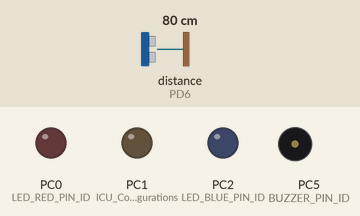
Bench run of a program on a simulated ATmega32, built with avr-gcc and emulated at 16 MHz. On the bench: output pins drawn as LEDs (lit = HIGH), buzzer (waves = sounding, pin HIGH). Wiring (inferred from the names in the program): ultrasonic range finder: trigger PD7; echo PD6. Dashed ring = blinking. The inputs (shaded band) are chosen by the test bench; at power-on: distance to the obstacle (sensor on PD6) 80 cm. The echo pulse lasts 58.3 µs per cm; pins used as bus, display or sensor lines are not drawn.

Above: at 1.2 s.
1.3 s: distance to the obstacle (sensor on PD6) set to 23 cm
2.8 s: distance to the obstacle (sensor on PD6) set to 18 cm
At 3.2 s:
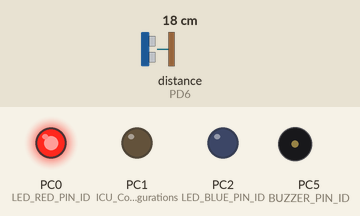
4.3 s: distance to the obstacle (sensor on PD6) set to 14 cm
At 5.5 s:
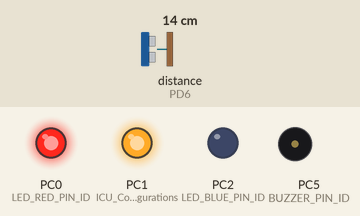
5.8 s: distance to the obstacle (sensor on PD6) set to 12 cm
7.3 s: distance to the obstacle (sensor on PD6) set to 9 cm
At 8.1 s:
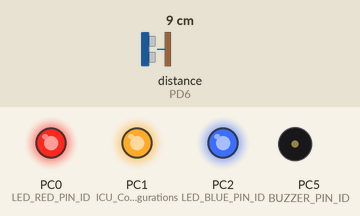
8.8 s: distance to the obstacle (sensor on PD6) set to 2 cm
At 9.45 s:
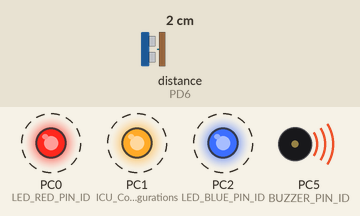
Timing chart, 0 to 12.8 s (numbered marks = the images above; inputs shaded):
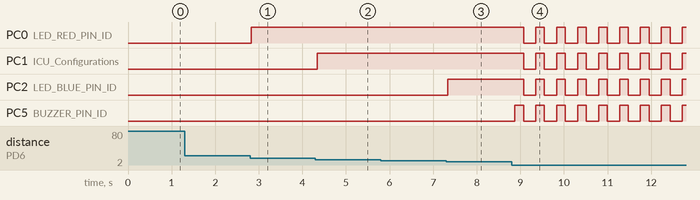

Measured:
- the behaviour switches between 21 and 20 cm on distance to the obstacle (sensor on PD6) (found by bisection; images 0 and 1)
- the behaviour switches between 16 and 15 cm on distance to the obstacle (sensor on PD6) (found by bisection; images 1 and 2)
- the behaviour switches between 11 and 10 cm on distance to the obstacle (sensor on PD6) (found by bisection; images 2 and 3)
- after the input at 1.3 s, every drawn part: stays the same
- after the input at 2.8 s, PC0 (LED_RED_PIN_ID): LOW → HIGH at once
- after the input at 4.3 s, PC1 (ICU_Configurations): LOW → HIGH at once
- after the input at 5.8 s, every drawn part: stays the same
- after the input at 7.3 s, PC2 (LED_BLUE_PIN_ID): LOW → HIGH at once
- after the input at 8.8 s, PC0 (LED_RED_PIN_ID), PC1 (ICU_Configurations), PC2 (LED_BLUE_PIN_ID): alternates HIGH for 0.20 s and LOW for 0.28 s, starting after 0.27 s; PC5 (BUZZER_PIN_ID): alternates HIGH for 0.20 s and LOW for 0.28 s, starting after 0.07 s

The program:

main.c
```c
/*------------------------------------------------------------------------------
 *  Module      : Application Driver
 *  File        : main.c
 *  Description : Source file for the main
 *  Author      : Yousef Tantawy
 *----------------------------------------------------------------------------*/

#include "led.h"
#include "lcd.h"
#include "gpio.h"
#include "buzzer.h"
#include "icu.h"
#include "avr/io.h"
#include "std_types.h"
#include "common_macros.h"
#include "util/delay.h"

int main(void)
{

	/*
	 * Variable to store the value from UltraSonic sensor
	 */
	uint16 distance;

	/*
	 * Activate the global register flag pain
	 */
	SREG = 1 << 7;

	/*
	 * Initialize all pins
	 */
	Ultrasonic_init();
	LCD_init();
	LED_init();
	BUZZER_init();

	/*
	 * Display Distance on the LCD
	 */
	LCD_displayString("Distance = ");
	LCD_moveCursor(0,14);
	LCD_displayString("cm");


	for(;;)
	{
		/*
		 * Update value on every iteration
		 */
		distance = Ultrasonic_readDistance();

		/*
		 * Activate and Deactivate peripherals based on given distance
		 */
		if(distance > 20)
		{
			LED_off(LED_RED_PIN_ID);
			LED_off(LED_GREEN_PIN_ID);
			LED_off(LED_BLUE_PIN_ID);
			BUZZER_off();
		}
		else if(distance <= 20 && distance >=16)
		{
			LED_on(LED_RED_PIN_ID);
			LED_off(LED_GREEN_PIN_ID);
			LED_off(LED_BLUE_PIN_ID);
			BUZZER_off();
		}
		else if(distance <= 15 && distance >=11)
		{
			LED_on(LED_RED_PIN_ID);
			LED_on(LED_GREEN_PIN_ID);
			LED_off(LED_BLUE_PIN_ID);
			BUZZER_off();
		}
		else if(distance <= 10 && distance >= 6)
		{
			LED_on(LED_RED_PIN_ID);
			LED_on(LED_GREEN_PIN_ID);
			LED_on(LED_BLUE_PIN_ID);
			BUZZER_off();
		}
		else
		{
			BUZZER_on();
			LED_on(LED_RED_PIN_ID);
			LED_on(LED_GREEN_PIN_ID);
			LED_on(LED_BLUE_PIN_ID);
			_delay_ms(200);
			BUZZER_off();
			LED_off(LED_RED_PIN_ID);
			LED_off(LED_GREEN_PIN_ID);
			LED_off(LED_BLUE_PIN_ID);
			_delay_ms(200);
		}


		/*
		 * Update value of distance on LCD
		 */
		LCD_moveCursor(0,11);
		LCD_intgerToString(distance);
		LCD_displayCharacter(' ');

		if(distance >= 6)
		{
			/*
			 * Remove the "Stop!!"
			*/
			LCD_moveCursor(1,3);
			LCD_displayString("            ");
		}

		else if (distance <= 5)
		{
			/*
			 * Add the "Stop!!" when too close
			 */
			LCD_moveCursor(1,3);
			LCD_displayString("Stop!!");
		}
	}
}
```

buzzer.c
```c
/*------------------------------------------------------------------------------
 *  Module      : Buzzer Driver
 *  File        : buzzer.c
 *  Description : Source file for the Buzzer driver
 *  Author      : Yousef Tantawy
 *----------------------------------------------------------------------------*/

#include "common_macros.h"
#include "buzzer.h"
#include "gpio.h"

/*
 * Description:
 * This function initializes the buzzer pin to be set to OUTPUT
 */
void BUZZER_init(void){
	GPIO_setupPinDirection(BUZZER_PORT_ID, BUZZER_PIN_ID, PIN_OUTPUT);
}
/*
 * Description:
 * This function sets the buzzer pin to LOGIC_HIGH, hence activating the buzzer
 */
void BUZZER_on(void){
	GPIO_writePin(BUZZER_PORT_ID, BUZZER_PIN_ID, LOGIC_HIGH);
}
/*
 * Description:
 * This function sets the buzzer pin to LOGIC_LOW, hence activating the buzzer
 */

void BUZZER_off(void){
	GPIO_writePin(BUZZER_PORT_ID, BUZZER_PIN_ID, LOGIC_LOW);
}
```

buzzer.h
```c
/*------------------------------------------------------------------------------
 *  Module      : Buzzer Driver
 *  File        : buzzer.h
 *  Description : Header file for the Buzzer driver
 *  Author      : Yousef Tantawy
 *----------------------------------------------------------------------------*/

#ifndef BUZZER_H_
#define BUZZER_H_

/*------------------------------------------------------------------------------
 * 					 Pre-Processor Constants and Configurations
 *----------------------------------------------------------------------------*/

#define BUZZER_PORT_ID				PORTC_ID
#define BUZZER_PIN_ID				PIN5_ID

/*------------------------------------------------------------------------------
 *  							Function Declarations
 *----------------------------------------------------------------------------*/

/*
 * Description:
 * This function initializes the buzzer pin to be set to OUTPUT
 */
void BUZZER_init(void);
/*
 * Description:
 * This function sets the buzzer pin to LOGIC_HIGH, hence activating the buzzer
 */
void BUZZER_on(void);
/*
 * Description:
 * This function sets the buzzer pin to LOGIC_LOW, hence activating the buzzer
 */

void BUZZER_off(void);


#endif /* BUZZER_H_ */
```

icu.c
```c
 /******************************************************************************
 *
 * Module: ICU
 *
 * File Name: icu.c
 *
 * Description: Source file for the AVR ICU driver
 *
 * Author: Mohamed Tarek
 *
 *******************************************************************************/

#include "icu.h"
#include "common_macros.h" /* To use the macros like SET_BIT */
#include <avr/io.h> /* To use ICU/Timer1 Registers */
#include <avr/interrupt.h> /* For ICU ISR */

/*******************************************************************************
 *                           Global Variables                                  *
 *******************************************************************************/

/* Global variables to hold the address of the call back function in the application */
static volatile void (*g_callBackPtr)(void) = NULL_PTR;

/*******************************************************************************
 *                       Interrupt Service Routines                            *
 *******************************************************************************/

ISR(TIMER1_CAPT_vect)
{
	if(g_callBackPtr != NULL_PTR)
	{
		/* Call the Call Back function in the application after the edge is detected */
		(*g_callBackPtr)(); /* another method to call the function using pointer to function g_callBackPtr(); */
	}
}

/*******************************************************************************
 *                      Functions Definitions                                  *
 *******************************************************************************/
/*
 * Description : Function to initialize the ICU driver
 * 	1. Set the required clock.
 * 	2. Set the required edge detection.
 * 	3. Enable the Input Capture Interrupt.
 * 	4. Initialize Timer1 Registers
 */
void ICU_init(const ICU_ConfigType * Config_Ptr)
{
	/* Configure ICP1/PD6 as i/p pin */
	DDRD &= ~(1<<PD6);

	/* Timer1 always operates in Normal Mode */
	TCCR1A = (1<<FOC1A) | (1<<FOC1B);

	/*
	 * insert the required clock value in the first three bits (CS10, CS11 and CS12)
	 * of TCCR1B Register
	 */
	TCCR1B = (TCCR1B & 0xF8) | (Config_Ptr->clock);
	/*
     * insert the required edge type in ICES1 bit in TCCR1B Register
	 */
	TCCR1B = (TCCR1B & 0xBF) | ((Config_Ptr->edge)<<6);

	/* Initial Value for Timer1 */
	TCNT1 = 0;

	/* Initial Value for the input capture register */
	ICR1 = 0;

	/* Enable the Input Capture interrupt to generate an interrupt when edge is detected on ICP1/PD6 pin */
	TIMSK |= (1<<TICIE1);
}

/*
 * Description: Function to set the Call Back function address.
 */
void ICU_setCallBack(void(*a_ptr)(void))
{
	/* Save the address of the Call back function in a global variable */
	g_callBackPtr = a_ptr;
}

/*
 * Description: Function to set the required edge detection.
 */
void ICU_setEdgeDetectionType(const ICU_EdgeType a_edgeType)
{
	/*
	 * insert the required edge type in ICES1 bit in TCCR1B Register
	 */
	TCCR1B = (TCCR1B & 0xBF) | (a_edgeType<<6);
}

/*
 * Description: Function to get the Timer1 Value when the input is captured
 *              The value stored at Input Capture Register ICR1
 */
uint16 ICU_getInputCaptureValue(void)
{
	return ICR1;
}

/*
 * Description: Function to clear the Timer1 Value to start count from ZERO
 */
void ICU_clearTimerValue(void)
{
	TCNT1 = 0;
}

/*
 * Description: Function to disable the Timer1 to stop the ICU Driver
 */
void ICU_deInit(void)
{
	/* Clear All Timer1/ICU Registers */
	TCCR1A = 0;
	TCCR1B = 0;
	TCNT1 = 0;
	ICR1 = 0;

	/* Disable the Input Capture interrupt */
	TIMSK &= ~(1<<TICIE1);

	/* Reset the global pointer value */
	g_callBackPtr = NULL_PTR;
}
```

icu.h
```c
 /******************************************************************************
 *
 * Module: ICU
 *
 * File Name: icu.h
 *
 * Description: Header file for the AVR ICU driver
 *
 * Author: Mohamed Tarek
 *
 *******************************************************************************/

#ifndef ICU_H_
#define ICU_H_

#include "std_types.h"

/*******************************************************************************
 *                         Types Declaration                                   *
 *******************************************************************************/
typedef enum
{
	NO_CLOCK,F_CPU_CLOCK,F_CPU_8,F_CPU_64,F_CPU_256,F_CPU_1024
}ICU_ClockType;

typedef enum
{
	FALLING,RISING
}ICU_EdgeType;

typedef struct
{
	ICU_ClockType clock;
	ICU_EdgeType edge;
}ICU_ConfigType;

/*******************************************************************************
 *                      Functions Prototypes                                   *
 *******************************************************************************/
/*
 * Description : Function to initialize the ICU driver
 * 	1. Set the required clock.
 * 	2. Set the required edge detection.
 * 	3. Enable the Input Capture Interrupt.
 * 	4. Initialize Timer1 Registers
 */
void ICU_init(const ICU_ConfigType * Config_Ptr);

/*
 * Description: Function to set the Call Back function address.
 */
void ICU_setCallBack(void(*a_ptr)(void));

/*
 * Description: Function to set the required edge detection.
 */
void ICU_setEdgeDetectionType(const ICU_EdgeType edgeType);

/*
 * Description: Function to get the Timer1 Value when the input is captured
 *              The value stored at Input Capture Register ICR1
 */
uint16 ICU_getInputCaptureValue(void);

/*
 * Description: Function to clear the Timer1 Value to start count from ZERO
 */
void ICU_clearTimerValue(void);

/*
 * Description: Function to disable the Timer1 to stop the ICU Driver
 */
void ICU_deInit(void);

#endif /* ICU_H_ */
```

led.c
```c
/*------------------------------------------------------------------------------
 *  Module      : LED Driver
 *  File        : led.c
 *  Description : Source file for the LED
 *  Author      : Yousef Tantawy
 *----------------------------------------------------------------------------*/

#include "common_macros.h"
#include "led.h"
#include "gpio.h"

/* Description:
 * This function initializes the LED pins to become OUTPUT
 */

void LED_init(void){
	GPIO_setupPinDirection(LED_PORT_ID, LED_RED_PIN_ID, PIN_OUTPUT);
	GPIO_setupPinDirection(LED_PORT_ID, LED_GREEN_PIN_ID, PIN_OUTPUT);
	GPIO_setupPinDirection(LED_PORT_ID, LED_BLUE_PIN_ID, PIN_OUTPUT);
}

/* Description:
 * This function activates a LED based on the given input
 */
void LED_on(uint8 pin_num){
	GPIO_writePin(LED_PORT_ID, pin_num, LOGIC_HIGH);
}

/* Description:
 * This function deactivates a LED based on the given input
 */
void LED_off(uint8 pin_num){
	GPIO_writePin(LED_PORT_ID, pin_num, LOGIC_LOW);
}
```

led.h
```c
/*------------------------------------------------------------------------------
 *  Module      : LED Driver
 *  File        : led.h
 *  Description : Header file for the LED
 *  Author      : Yousef Tantawy
 *----------------------------------------------------------------------------*/

#ifndef LED_H_
#define LED_H_

#include "std_types.h"

/*------------------------------------------------------------------------------
 * 					 Pre-Processor Constants and Configurations
 *----------------------------------------------------------------------------*/

#define LED_PORT_ID						  PORTC_ID

#define LED_RED_PIN_ID					  PIN0_ID
#define LED_GREEN_PIN_ID				  PIN1_ID
#define LED_BLUE_PIN_ID					  PIN2_ID

/*------------------------------------------------------------------------------
 *  							Function Declarations
 *----------------------------------------------------------------------------*/

/* Description:
 * This function initializes the LED pins to become OUTPUT
 */

void LED_init(void);

/* Description:
 * This function activates a LED based on the given input
 */
void LED_on(uint8 pin_num);

/* Description:
 * This function deactivates a LED based on the given input
 */
void LED_off(uint8 pin_num);

#endif /* LED_H_ */
```

ultrasonic.c
```c
/*------------------------------------------------------------------------------
 *  Module      : Ultrasonic Driver
 *  File        : ultrasonic.c
 *  Description : Source file for the Ultrasonic
 *  Author      : Yousef Tantawy
 *----------------------------------------------------------------------------*/

#include "ultrasonic.h"
#include "icu.h"
#include "gpio.h"
#include "std_types.h"
#include "util/delay.h"

/*
 * timeHigh = Time that echo is active in
 * flag = Indicate end of echo
 * value = Take distance
 */
uint16 g_timeHigh = 0;
ICU_ConfigType ICU_Configurations = {F_CPU_8,RISING};
uint32 g_tick = 0;
boolean g_flag = 0;
uint16 value;

/*
 * Description:
 * Set up ICU, pass parameters using array
 * Set up Trigger to output
 * Send callback function
 */
void Ultrasonic_init(void)
{
	ICU_init(&ICU_Configurations);

	GPIO_setupPinDirection(ULTRASONIC_PORT_ID, ULTRASONIC_TRIGGER_PIN_ID, PIN_OUTPUT);

	ICU_setCallBack(Ultrasonic_edgeProcessing);
}

/*
 * Description:
 * Set trigger pin to 1 to activate ultrasonic sensor
 */
void Ultrasonic_Trigger(void)
{
	GPIO_writePin(ULTRASONIC_PORT_ID, ULTRASONIC_TRIGGER_PIN_ID, LOGIC_HIGH);
	_delay_us(10);
	GPIO_writePin(ULTRASONIC_PORT_ID, ULTRASONIC_TRIGGER_PIN_ID, LOGIC_LOW);
}

/*
 * Description:
 * Set trigger to 1 and wait till value recieved from ultrasonic sensor and retrieve value
 */
uint16 Ultrasonic_readDistance(void)
{
	Ultrasonic_Trigger();
	g_flag = 0;
	while(!g_flag);
	value = g_timeHigh/ 117.6;
	return value+1;
}

/*
 * Description:
 * Call back function for ICU
 */
void Ultrasonic_edgeProcessing(void)
{
	g_tick++;

	if(g_tick == 1)
	{
		/*
		 * Echo starts, measure until fall detected which means Echo is over
		 */
		ICU_clearTimerValue();
		ICU_setEdgeDetectionType(FALLING);
	}

	if(g_tick == 2)
	{
		/*
		 * Store value and reset ticks to 0 and edge to RISING
		 */
		g_timeHigh = ICU_getInputCaptureValue();
		g_flag = 1;
		g_tick = 0;
		ICU_setEdgeDetectionType(RISING);
	}
}
```

ultrasonic.h
```c
/*------------------------------------------------------------------------------
 *  Module      : Ultrasonic Driver
 *  File        : ultrasonic.h
 *  Description : Header file for the Ultrasonic
 *  Author      : Yousef Tantawy
 *----------------------------------------------------------------------------*/


#ifndef ULTRASONIC_H_
#define ULTRASONIC_H_

#include "std_types.h"

/*------------------------------------------------------------------------------
 * 					 Pre-Processor Constants and Configurations
 *----------------------------------------------------------------------------*/

extern uint32 g_tick;
extern uint16 g_timeHigh;
extern boolean g_flag;

#define ULTRASONIC_PORT_ID						PORTD_ID
#define ULTRASONIC_TRIGGER_PIN_ID				PIN7_ID
#define ULTRASONIC_ECHO_PIN_ID					PIN6_ID

/*------------------------------------------------------------------------------
 *  							Function Declarations
 *----------------------------------------------------------------------------*/

void Ultrasonic_init(void);

void Ultrasonic_Trigger(void);

uint16 Ultrasonic_readDistance(void);

void Ultrasonic_edgeProcessing(void);


#endif /* ULTRASONIC_H_ */
```

lcd.h
```c
/*------------------------------------------------------------------------------
 *  Module      : LCD Driver
 *  File        : lcd.h
 *  Description : Header file for the LCD driver
 *  Author      : Yousef Tantawy
 *----------------------------------------------------------------------------*/

#ifndef LCD_H_
#define LCD_H_

#include "std_types.h"

/*------------------------------------------------------------------------------
 * 					 Pre-Processor Constants and Configurations
 *----------------------------------------------------------------------------*/

/* LCD Data bits mode configuration, its value should be 4 or 8*/
#define LCD_DATA_BITS_MODE 4

#if((LCD_DATA_BITS_MODE != 4) && (LCD_DATA_BITS_MODE != 8))

#error "Number of Data bits should be equal to 4 or 8"

#endif

/* LCD HW Ports and Pins Ids */
#define LCD_RS_PORT_ID                 PORTA_ID
#define LCD_RS_PIN_ID                  PIN1_ID

#define LCD_E_PORT_ID                  PORTA_ID
#define LCD_E_PIN_ID                   PIN2_ID

#define LCD_DATA_PORT_ID               PORTA_ID

#if (LCD_DATA_BITS_MODE == 4)

#define LCD_DB4_PIN_ID                 PIN3_ID
#define LCD_DB5_PIN_ID                 PIN4_ID
#define LCD_DB6_PIN_ID                 PIN5_ID
#define LCD_DB7_PIN_ID                 PIN6_ID

#endif

/* LCD Commands */
#define LCD_CLEAR_COMMAND                    0x01
#define LCD_GO_TO_HOME                       0x02
#define LCD_TWO_LINES_EIGHT_BITS_MODE        0x38
#define LCD_TWO_LINES_FOUR_BITS_MODE         0x28
#define LCD_TWO_LINES_FOUR_BITS_MODE_INIT1   0x33
#define LCD_TWO_LINES_FOUR_BITS_MODE_INIT2   0x32
#define LCD_CURSOR_OFF                       0x0C
#define LCD_CURSOR_ON                        0x0E
#define LCD_SET_CURSOR_LOCATION              0x80

/*------------------------------------------------------------------------------
 *  							Function Declarations
 *----------------------------------------------------------------------------*/

/*
 * Description :
 * Initialize the LCD:
 * 1. Setup the LCD pins directions by use the GPIO driver.
 * 2. Setup the LCD Data Mode 4-bits or 8-bits.
 */
void LCD_init(void);

/*
 * Description :
 * Send the required command to the screen
 */
void LCD_sendCommand(uint8 command);

/*
 * Description :
 * Display the required character on the screen
 */
void LCD_displayCharacter(uint8 data);

/*
 * Description :
 * Display the required string on the screen
 */
void LCD_displayString(const char *Str);

/*
 * Description :
 * Move the cursor to a specified row and column index on the screen
 */
void LCD_moveCursor(uint8 row,uint8 col);

/*
 * Description :
 * Display the required string in a specified row and column index on the screen
 */
void LCD_displayStringRowColumn(uint8 row,uint8 col,const char *Str);

/*
 * Description :
 * Display the required decimal value on the screen
 */
void LCD_intgerToString(int data);

/*
 * Description :
 * Send the clear screen command
 */
void LCD_clearScreen(void);

#endif /* LCD_H_ */
```

Source omitted: lcd.c (7368 bytes), common_macros.h (1179 bytes), gpio.c (6104 bytes), gpio.h (3132 bytes), std_types.h (1403 bytes)
